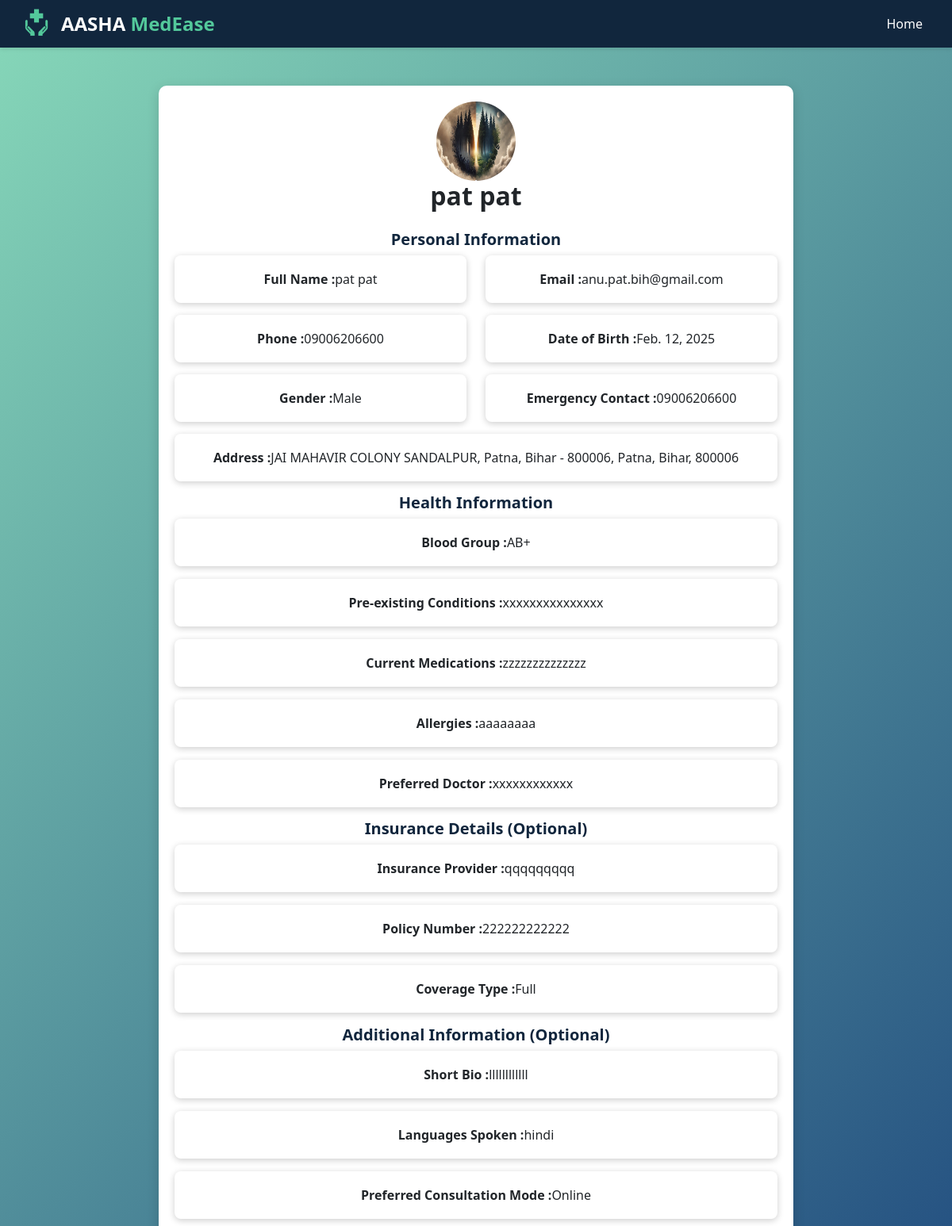
The page /patient/1/ (signed in) on the database its author committed.
### app1/models.py (models this page shows, shortened)
class CustomUser(AbstractUser):
    is_doctor = models.BooleanField(default=False)
    is_patient = models.BooleanField(default=False)
    profile_picture = models.ImageField(upload_to='profile_pics/', default='profile_pics/default.jpg')
    GENDER_CHOICES = [
    ('Male', 'Male'),
    ('Female', 'Female'),
    ('Other', 'Other'),
]

class Patient(models.Model):
    user = models.OneToOneField(CustomUser, on_delete=models.CASCADE, related_name='patient_profile')
    full_name = models.CharField(max_length=100)
    phone = models.CharField(max_length=15)
    dob = models.DateField()
    gender = models.CharField(max_length=10)
    address = models.TextField()
    city = models.CharField(max_length=50)
    state = models.CharField(max_length=50)
    pin_code = models.CharField(max_length=10)
    emergency_contact = models.CharField(max_length=15)
    blood_group = models.CharField(max_length=5)
    pre_existing_conditions = models.TextField()
    current_medications = models.TextField()
    allergies = models.TextField()
    preferred_doctor = models.CharField(max_length=100)
    insurance_provider = models.CharField(max_length=100, blank=True)
    policy_number = models.CharField(max_length=50, blank=True)
    coverage_type = models.CharField(max_length=50, blank=True)
    profile_picture = models.ImageField(upload_to='profile_pics/', blank=True, null=True)
    bio = models.TextField(blank=True)
    languages_spoken = models.CharField(max_length=100)
    consultation_mode = models.CharField(max_length=50)

### app1/views.py (the view)
# urls.py: path('patient/<int:pk>/', views.patient_profile, name='patient_profile'),
def patient_profile(request, pk):
    if not request.user.is_authenticated:
        return redirect('login')
    patient = Patient.objects.filter(id=pk).first()
    if patient:
        return render(request, 'patient_profile.html', {'patient': patient})
    messages.error(request, 'Patient profile not found.')
    return redirect('login')

### templates/patient_profile.html (shortened to what this page needs)
{% load static %}
<!DOCTYPE html>
<html lang="en">
<head>
    <link rel="stylesheet" href="https://cdnjs.cloudflare.com/ajax/libs/font-awesome/6.0.0/css/all.min.css">
    <link href="https://cdn.jsdelivr.net/npm/bootstrap-icons/font/bootstrap-icons.css" rel="stylesheet">
    <link href="https://cdn.jsdelivr.net/npm/bootstrap@5.3.0/dist/css/bootstrap.min.css" rel="stylesheet">
</head>
<body class="bg-light">
    <nav class="navbar">
        <div class="logo-container">
            <img src="{% static 'images/logo-removebg-preview.png'%}" alt="Logo" class="logo">
            <span class="brand-name">AASHA <span class="brandsubname">MedEase</span></span>
        </div>
        <ul class="nav-links">
            <li><a href="homepage2pat.html">Home</a></li>
        </ul>
    </nav>
<div class="container mt-5">
    <div class="profile-card">
        <div class="profile-header mb-4">
            <a href="{% url 'patient_profile' patient.id %}">
                {% if user.patient_profile.profile_picture %}
                    <div id="profile-pic">
                        <img src="{{ user.patient_profile.profile_picture.url }}" alt="Profile Picture">
                    </div>
                {% endif %}
            </a>
            <div>
                <h2 class="fw-bold">{{ patient.full_name }}</h2>
            </div>
        </div>
        <h5>Personal Information</h5>
        <div class="row">
            <div class="col-md-6">
                <div class="info-box">
                    <strong>Full Name :</strong> {{ patient.full_name }}
                </div>
            </div>
            <div class="col-md-6">
                <div class="info-box">
                    <strong>Email :</strong> {{ patient.user.email }}
                </div>
            </div>
        </div>
        <div class="row">
            <div class="col-md-6">
                <div class="info-box">
                    <strong>Phone :</strong> {{ patient.phone }}
                </div>
            </div>
            <div class="col-md-6">
                <div class="info-box">
                    <strong>Date of Birth :</strong> {{ patient.dob }}
                </div>
            </div>
        </div>
        <div class="row">
            <div class="col-md-6">
                <div class="info-box">
                    <strong>Gender :</strong> {{ patient.gender }}
                </div>
            </div>
            <div class="col-md-6">
                <div class="info-box">
                    <strong>Emergency Contact :</strong> {{ patient.emergency_contact }}
                </div>
            </div>
        </div>
        <div class="info-box">
            <strong>Address :</strong> {{ patient.address }}, {{ patient.city }}, {{ patient.state }}, {{ patient.pin_code }}
        </div>
        <h5>Health Information</h5>
        <div class="mb-3">
            <div class="info-box">
                <strong>Blood Group :</strong> {{ patient.blood_group }}
            </div>
        </div>
        <div class="mb-3">
            <div class="info-box">
                <strong>Pre-existing Conditions :</strong> {{ patient.pre_existing_conditions }}
            </div>
        </div>
        <div class="mb-3">
            <div class="info-box">
                <strong>Current Medications :</strong> {{ patient.current_medications }}
            </div>
        </div>
        <div class="mb-3">
            <div class="info-box">
                <strong>Allergies :</strong> {{ patient.allergies }}
            </div>
        </div>
        <div class="info-box">
            <strong>Preferred Doctor :</strong> {{ patient.preferred_doctor }}
        </div>
        <h5>Insurance Details (Optional)</h5>
        <div class="mb-3">
            <div class="info-box">
                <strong>Insurance Provider :</strong> {{ patient.insurance_provider }}
            </div>
        </div>
        <div class="mb-3">
            <div class="info-box">
                <strong>Policy Number :</strong> {{ patient.policy_number }}
            </div>
        </div>
        <div class="mb-3">
            <div class="info-box">
                <strong>Coverage Type :</strong> {{ patient.coverage_type }}
            </div>
        </div>
        <h5>Additional Information (Optional)</h5>
        <div class="mb-3">
            <div class="info-box">
                <strong>Short Bio :</strong> {{ patient.bio }}
            </div>
        </div>
        <div class="mb-3">
            <div class="info-box">
                <strong>Languages Spoken :</strong> {{ patient.languages_spoken }}
            </div>
        </div>
        <div class="mb-3">
            <div class="info-box">
                <strong>Preferred Consultation Mode :</strong> {{ patient.consultation_mode }}
            </div>
        </div>
    </div>
</div>
</body>
</html>

### templates/patient_profile.html (style rules this page uses)
body { background: linear-gradient(135deg, #87d8b9, #245081); }
.row { display: flex; flex-wrap: wrap; }
.info-box { display: flex; align-items: center; justify-content: center; height: 60px; text-align: center; width: 100%; }
.col-md-6 { display: flex; flex-direction: column; align-items: stretch; }
.profile-card { background: #fff; padding: 20px; border-radius: 10px; box-shadow: 0px 4px 15px rgba(0, 0, 0, 0.15); text-align: center; max-width: 800px; margin: auto; margin-bottom: 40px; }
.info-box { padding: 15px; border-radius: 8px; box-shadow: 0px 2px 8px rgba(0, 0, 0, 0.2); margin-bottom: 15px; }
h5 { color: #11263d; font-weight: bold; }
#profile-pic img { width: 100px; height: 100px; border-radius: 50%; flex-grow: 2; }
.container { margin-top: 40px; }
.navbar { display: flex; justify-content: space-between; align-items: center; padding: 10px 25px; background: #11263d; box-shadow: 0 2px 5px rgba(0, 0, 0, 0.1); width: 100%; margin-bottom: 10px; }
.logo-container { display: flex; align-items: center; }
.logo { width: 40px; height: 40px; margin-right: 12px; border-radius: 50%; }
.brand-name { font-size: 1.5rem; font-weight: 600; color: white; }
.brandsubname { color: #53c89b; }
.nav-links { list-style: none; margin: 0; padding: 0; }
.nav-links li { display: inline; }
.nav-links a { text-decoration: none; color: white; font-size: 1rem; font-weight: 500; padding: 8px 12px; border-radius: 5px; transition: all 0.3s ease-in-out; }

### rows shown on the page
CustomUser: patient_profile.profile_picture (picture)
Patient: full_name "pat pat", user.email "anu.pat.bih@gmail.com", phone "09006206600", dob "Feb. 12, 2025", gender "Male", emergency_contact "09006206600", address "JAI MAHAVIR COLONY SANDALPUR, Patna, Bihar - 800006", city "Patna", state "Bihar", pin_code "800006", blood_group "AB+", pre_existing_conditions "xxxxxxxxxxxxxxx", current_medications "zzzzzzzzzzzzzz", allergies "aaaaaaaa", preferred_doctor "xxxxxxxxxxxx", insurance_provider "qqqqqqqqq", policy_number "222222222222", coverage_type "Full", bio "llllllllllll", languages_spoken "hindi", consultation_mode "Online"
